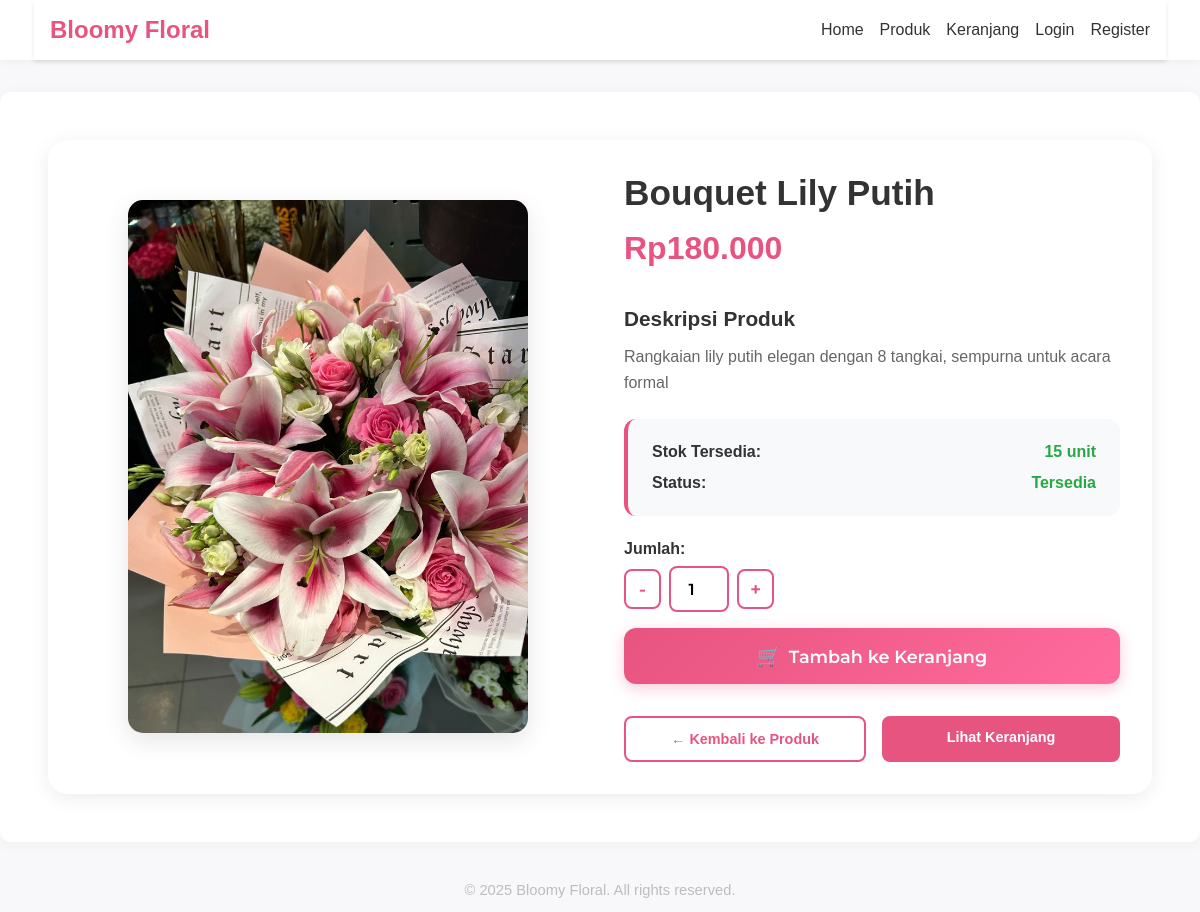
Page /pages/product_detail.php?id=2 on the committed database.
### tables this page shows
CREATE TABLE IF NOT EXISTS products (
    id INT AUTO_INCREMENT PRIMARY KEY,
    nama VARCHAR(100) NOT NULL,
    deskripsi TEXT,
    harga DECIMAL(10,2) NOT NULL,
    stok INT DEFAULT 0,
    gambar VARCHAR(255),
    created_at TIMESTAMP DEFAULT CURRENT_TIMESTAMP
);

### pages/product_detail.php (the view, shortened to what this page needs)
<?php include '../includes/header.php'; ?>
<?php include '../includes/db.php'; ?>
<?php
$id = intval($_GET['id']);
$sql = "SELECT * FROM products WHERE id=$id";
$result = mysqli_query($conn, $sql);
if(!$row = mysqli_fetch_assoc($result)) {
    echo '<div class="error-message"><p>Produk tidak ditemukan.</p></div>';
    include '../includes/footer.php';
    exit;
}
?>
<div class="product-detail-container">
    <div class="product-detail-content">
        <div class="product-image-section">
            <div class="product-image-wrapper">
                <img src="../assets/images/<?php echo htmlspecialchars($row['gambar']); ?>"
                     alt="<?php echo htmlspecialchars($row['nama']); ?>"
                     class="product-detail-image">
            </div>
        </div>
        <div class="product-info-section">
            <div class="product-header">
                <h1><?php echo htmlspecialchars($row['nama']); ?></h1>
                <div class="product-price-large">
                    Rp<?php echo number_format($row['harga'],0,',','.'); ?>
                </div>
            </div>
            <div class="product-description">
                <h3>Deskripsi Produk</h3>
                <p><?php echo nl2br(htmlspecialchars($row['deskripsi'])); ?></p>
            </div>
            <div class="product-meta">
                <div class="meta-item">
                    <span class="meta-label">Stok Tersedia:</span>
                    <span class="meta-value <?php echo $row['stok'] > 0 ? 'in-stock' : 'out-of-stock'; ?>">
                        <?php echo $row['stok']; ?> unit
                    </span>
                </div>
                <div class="meta-item">
                    <span class="meta-label">Status:</span>
                    <span class="meta-value <?php echo $row['stok'] > 0 ? 'available' : 'unavailable'; ?>">
                        <?php echo $row['stok'] > 0 ? 'Tersedia' : 'Habis'; ?>
                    </span>
                </div>
            </div>
            <?php if($row['stok'] > 0): ?>
            <div class="product-actions">
                <form action="../process/add_to_cart.php" method="POST" class="add-to-cart-form">
                    <div class="quantity-selector">
                        <label for="qty">Jumlah:</label>
                        <div class="quantity-controls">
                            <button type="button" class="qty-btn" onclick="changeQty(-1)">-</button>
                            <input type="number" name="qty" id="qty" value="1" min="1" max="<?php echo $row['stok']; ?>" required>
                            <button type="button" class="qty-btn" onclick="changeQty(1)">+</button>
                        </div>
                    </div>
                    <button type="submit" class="btn-add-to-cart">
                        <span class="btn-icon">🛒</span>
                        Tambah ke Keranjang
                    </button>
                </form>
                <div class="action-buttons">
                    <a href="products.php" class="btn-secondary">← Kembali ke Produk</a>
                    <a href="cart.php" class="btn-view-cart">Lihat Keranjang</a>
                </div>
            </div>
            <?php endif; ?>
        </div>
    </div>
</div>
<?php include '../includes/footer.php'; ?>

### assets/css/style.css (style rules this page uses)
body, input, button, textarea { font-family: 'Montserrat', Arial, sans-serif; }
body { margin: 0; padding: 0; background: #f8f8fa; color: #222; }

### includes/header.php (style rules this page uses)
body { font-family: Arial, sans-serif; margin: 0; padding: 0; }

### pages/product_detail.php (style rules this page uses)
.product-detail-container { max-width: 1200px; margin: 0 auto; padding: 2rem; }
.product-detail-content { display: grid; grid-template-columns: 1fr 1fr; gap: 3rem; background: #fff; border-radius: 20px; padding: 2rem; box-shadow: 0 4px 20px rgba(0,0,0,0.08); }
.product-image-section { display: flex; align-items: center; justify-content: center; }
.product-image-wrapper { width: 100%; max-width: 400px; border-radius: 15px; overflow: hidden; box-shadow: 0 8px 25px rgba(0,0,0,0.1); }
.product-detail-image { width: 100%; height: auto; display: block; transition: transform 0.3s ease; }
.product-info-section { display: flex; flex-direction: column; gap: 1.5rem; }
.product-header h1 { color: #333; font-size: 2.2rem; margin: 0 0 1rem 0; font-weight: 600; line-height: 1.2; }
.product-price-large { color: #e75480; font-size: 2rem; font-weight: 700; margin-bottom: 1rem; }
.product-description h3 { color: #333; font-size: 1.3rem; margin: 0 0 0.8rem 0; font-weight: 600; }
.product-description p { color: #666; line-height: 1.6; margin: 0; font-size: 1rem; }
.product-meta { display: flex; flex-direction: column; gap: 0.8rem; padding: 1.5rem; background: #f8f9fa; border-radius: 12px; border-left: 4px solid #e75480; }
.meta-item { display: flex; justify-content: space-between; align-items: center; }
.meta-label { font-weight: 600; color: #333; }
.meta-value { font-weight: 600; }
.in-stock, .available { color: #28a745; }
.product-actions { display: flex; flex-direction: column; gap: 1rem; }
.add-to-cart-form { display: flex; flex-direction: column; gap: 1rem; }
.quantity-selector { display: flex; flex-direction: column; gap: 0.5rem; }
.quantity-selector label { font-weight: 600; color: #333; }
.quantity-controls { display: flex; align-items: center; gap: 0.5rem; max-width: 150px; }
.qty-btn { width: 40px; height: 40px; border: 2px solid #e75480; background: #fff; color: #e75480; border-radius: 8px; font-size: 1.2rem; font-weight: 600; cursor: pointer; transition: all 0.3s ease; }
.quantity-controls input { width: 60px; height: 40px; text-align: center; border: 2px solid #e75480; border-radius: 8px; font-size: 1rem; font-weight: 600; }
.btn-add-to-cart { background: linear-gradient(135deg, #e75480 0%, #ff6b9d 100%); color: #fff; padding: 1rem 2rem; border: none; border-radius: 12px; font-size: 1.1rem; font-weight: 600; cursor: pointer; transition: all 0.3s ease; display: flex; align-items: center; justify-content: center; gap: 0.5rem; box-shadow: 0 4px 15px rgba(231,84,128,0.3); }
.btn-icon { font-size: 1.2rem; }
.action-buttons { display: flex; gap: 1rem; margin-top: 1rem; }
.btn-secondary, .btn-view-cart { padding: 0.8rem 1.5rem; border-radius: 8px; text-decoration: none; font-weight: 600; font-size: 0.9rem; transition: all 0.3s ease; text-align: center; flex: 1; }
.btn-secondary { background: #fff; color: #e75480; border: 2px solid #e75480; }
.btn-view-cart { background: #e75480; color: #fff; }

### rows in the picture
products: gambar (picture), nama "Bouquet Lily Putih", harga "180.000", deskripsi "Rangkaian lily putih elegan dengan 8 tangkai, sempurna untuk acara formal", stok "15"
